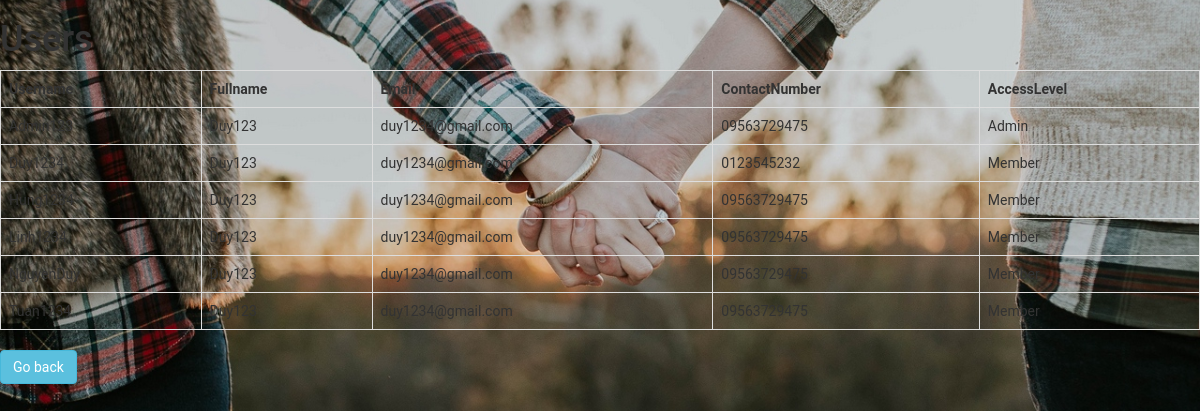
Screenshot of /view-users.php with the database file from the repository.
### tables this page shows
CREATE TABLE `account` (
   `Username` varchar(100) NOT NULL,
   `Password` varchar(100) NOT NULL,
   `Email` varchar(100) NOT NULL,
   `Fullname` varchar(100) DEFAULT NULL,
   `Address` varchar(100) DEFAULT NULL,
   `ContactNumber` varchar(100) DEFAULT NULL,
   `Age` int(11) DEFAULT NULL,
   `AccessLevel` varchar(15) DEFAULT NULL
 );

### view-users.php (the view, shortened to what this page needs)
<?php
  $db = mysqli_connect("localhost", "Admin", "30@12@1998", "soulmate");
  $sql = "SELECT * FROM account";
  $records = mysqli_query($db,$sql);
?>
<!DOCTYPE html>
<html>
<head>
  <link rel="stylesheet" href="https://maxcdn.bootstrapcdn.com/bootstrap/3.3.7/css/bootstrap.min.css">
  <link rel="stylesheet" type="text/css" href="Css/style.css">
</head>
<body>
 <?php
 echo "<h1>Users</h1>";
 if (mysqli_num_rows($records) > 0) {
    echo "<table class='table table-hover table-responsive table-bordered'>";
     echo "<tr>";
        echo "<th>Username</th>";
        echo "<th>Fullname</th>";
        echo "<th>Email</th>";
        echo "<th>ContactNumber</th>";
        echo "<th>AccessLevel</th>";
    echo "</tr>";
    while($rows = mysqli_fetch_assoc($records)) {
         echo "<tr>";
            echo "<td>" .$rows["Username"];
            echo "<td>" .$rows["Fullname"];
            echo "<td>" .$rows["Email"];
            echo "<td>" .$rows["ContactNumber"];
            echo "<td>" .$rows["AccessLevel"];
        echo "</tr>";
    }
    echo "</table>";
} else {
    echo "0 results";
}
 ?>
 <a href="adminpage.php" class="btn btn-info">Go back</a>
</body>
</html>

### N03D1D3/Sources/Css/style.css (style rules this page uses)
a { text-decoration: none; -webkit-transition: all 0.3s ease-in-out; -o-transition: all 0.3s ease-in-out; transition: all 0.3s ease-in-out; }
body { line-height: 24px; font-size: 14px; font-family: "Roboto", sans-serif; font-weight: normal; }
body { background-image: url(x.jpg); background-size: cover; background-position: center; left: 0; right: 0; top: 0; height: 100%; width: 100%; bottom: 0; z-index: -1; }

### rows the page displays
account: Username "Admin123", Fullname "Duy123", Email "duy1234@gmail.com", ContactNumber "09563729475", AccessLevel "Admin"
account: Username "Duy1234", Fullname "Duy123", Email "duy1234@gmail.com", ContactNumber "0123545232", AccessLevel "Member"
account: Username "Hung1234", Fullname "Duy123", Email "duy1234@gmail.com", ContactNumber "09563729475", AccessLevel "Member"
account: Username "Linh1234", Fullname "Duy123", Email "duy1234@gmail.com", ContactNumber "09563729475", AccessLevel "Member"
account: Username "NguyenDuy", Fullname "Duy123", Email "duy1234@gmail.com", ContactNumber "09563729475", AccessLevel "Member"
account: Username "Tuan1234", Fullname "Duy123", Email "duy1234@gmail.com", ContactNumber "09563729475", AccessLevel "Member"
